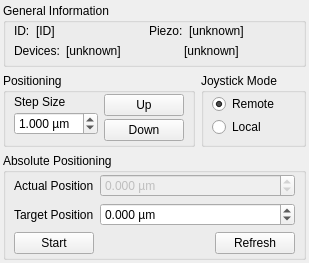
<?xml version="1.0" encoding="UTF-8"?>
<ui version="4.0">
 <class>DockWidgetPIPiezoCtrl</class>
 <widget class="QWidget" name="DockWidgetPIPiezoCtrl">
  <property name="geometry">
   <rect>
    <x>0</x>
    <y>0</y>
    <width>279</width>
    <height>252</height>
   </rect>
  </property>
  <property name="windowTitle">
   <string>PI Piezo</string>
  </property>
  <layout class="QVBoxLayout" name="verticalLayout_6">
   <property name="spacing">
    <number>6</number>
   </property>
   <property name="leftMargin">
    <number>3</number>
   </property>
   <property name="topMargin">
    <number>3</number>
   </property>
   <property name="rightMargin">
    <number>3</number>
   </property>
   <property name="bottomMargin">
    <number>3</number>
   </property>
   <item>
    <widget class="QGroupBox" name="groupBox">
     <property name="sizePolicy">
      <sizepolicy hsizetype="Preferred" vsizetype="Minimum">
       <horstretch>0</horstretch>
       <verstretch>0</verstretch>
      </sizepolicy>
     </property>
     <property name="title">
      <string>General Information</string>
     </property>
     <layout class="QVBoxLayout" name="verticalLayout_5">
      <property name="spacing">
       <number>6</number>
      </property>
      <property name="leftMargin">
       <number>8</number>
      </property>
      <property name="topMargin">
       <number>1</number>
      </property>
      <property name="rightMargin">
       <number>8</number>
      </property>
      <property name="bottomMargin">
       <number>6</number>
      </property>
      <item>
       <layout class="QHBoxLayout" name="horizontalLayout_4">
        <item>
         <widget class="QLabel" name="label_2">
          <property name="sizePolicy">
           <sizepolicy hsizetype="Preferred" vsizetype="Preferred">
            <horstretch>0</horstretch>
            <verstretch>0</verstretch>
           </sizepolicy>
          </property>
          <property name="text">
           <string>ID:</string>
          </property>
         </widget>
        </item>
        <item>
         <widget class="QLabel" name="lblID">
          <property name="sizePolicy">
           <sizepolicy hsizetype="Expanding" vsizetype="Preferred">
            <horstretch>0</horstretch>
            <verstretch>0</verstretch>
           </sizepolicy>
          </property>
          <property name="text">
           <string>[ID]</string>
          </property>
         </widget>
        </item>
        <item>
         <widget class="QLabel" name="label_Piezo">
          <property name="sizePolicy">
           <sizepolicy hsizetype="Preferred" vsizetype="Preferred">
            <horstretch>0</horstretch>
            <verstretch>0</verstretch>
           </sizepolicy>
          </property>
          <property name="text">
           <string>Piezo:</string>
          </property>
         </widget>
        </item>
        <item>
         <widget class="QLabel" name="lblPiezo">
          <property name="sizePolicy">
           <sizepolicy hsizetype="Expanding" vsizetype="Preferred">
            <horstretch>0</horstretch>
            <verstretch>0</verstretch>
           </sizepolicy>
          </property>
          <property name="text">
           <string>[unknown]</string>
          </property>
          <property name="wordWrap">
           <bool>true</bool>
          </property>
         </widget>
        </item>
       </layout>
      </item>
      <item>
       <layout class="QHBoxLayout" name="horizontalLayout_5">
        <item>
         <widget class="QLabel" name="label">
          <property name="sizePolicy">
           <sizepolicy hsizetype="Preferred" vsizetype="Preferred">
            <horstretch>0</horstretch>
            <verstretch>0</verstretch>
           </sizepolicy>
          </property>
          <property name="text">
           <string>Devices:</string>
          </property>
         </widget>
        </item>
        <item>
         <widget class="QLabel" name="lblDevice1">
          <property name="sizePolicy">
           <sizepolicy hsizetype="MinimumExpanding" vsizetype="Preferred">
            <horstretch>0</horstretch>
            <verstretch>0</verstretch>
           </sizepolicy>
          </property>
          <property name="text">
           <string>[unknown]</string>
          </property>
         </widget>
        </item>
        <item>
         <widget class="QLabel" name="lblDevice2">
          <property name="sizePolicy">
           <sizepolicy hsizetype="MinimumExpanding" vsizetype="Preferred">
            <horstretch>0</horstretch>
            <verstretch>0</verstretch>
           </sizepolicy>
          </property>
          <property name="text">
           <string>[unknown]</string>
          </property>
          <property name="wordWrap">
           <bool>true</bool>
          </property>
         </widget>
        </item>
       </layout>
      </item>
     </layout>
    </widget>
   </item>
   <item>
    <layout class="QHBoxLayout" name="horizontalLayout_3">
     <item>
      <widget class="QGroupBox" name="groupBox_2">
       <property name="sizePolicy">
        <sizepolicy hsizetype="Preferred" vsizetype="Preferred">
         <horstretch>0</horstretch>
         <verstretch>0</verstretch>
        </sizepolicy>
       </property>
       <property name="title">
        <string>Positioning</string>
       </property>
       <layout class="QHBoxLayout" name="horizontalLayout">
        <property name="spacing">
         <number>6</number>
        </property>
        <property name="leftMargin">
         <number>8</number>
        </property>
        <property name="topMargin">
         <number>1</number>
        </property>
        <property name="rightMargin">
         <number>8</number>
        </property>
        <property name="bottomMargin">
         <number>3</number>
        </property>
        <item>
         <layout class="QVBoxLayout" name="verticalLayout_3">
          <property name="spacing">
           <number>3</number>
          </property>
          <property name="bottomMargin">
           <number>6</number>
          </property>
          <item>
           <widget class="QLabel" name="label_3">
            <property name="text">
             <string>Step Size</string>
            </property>
           </widget>
          </item>
          <item>
           <widget class="QDoubleSpinBox" name="spinBoxStepSize">
            <property name="sizePolicy">
             <sizepolicy hsizetype="MinimumExpanding" vsizetype="Fixed">
              <horstretch>0</horstretch>
              <verstretch>0</verstretch>
             </sizepolicy>
            </property>
            <property name="suffix">
             <string> µm</string>
            </property>
            <property name="decimals">
             <number>3</number>
            </property>
            <property name="value">
             <double>1.000000000000000</double>
            </property>
           </widget>
          </item>
         </layout>
        </item>
        <item>
         <layout class="QVBoxLayout" name="verticalLayout">
          <property name="spacing">
           <number>3</number>
          </property>
          <item>
           <widget class="QPushButton" name="btnUp">
            <property name="text">
             <string>Up</string>
            </property>
           </widget>
          </item>
          <item>
           <widget class="QPushButton" name="btnDown">
            <property name="text">
             <string>Down</string>
            </property>
           </widget>
          </item>
         </layout>
        </item>
       </layout>
      </widget>
     </item>
     <item>
      <widget class="QGroupBox" name="groupBoxMode">
       <property name="title">
        <string>Joystick Mode</string>
       </property>
       <layout class="QVBoxLayout" name="verticalLayout_2">
        <property name="spacing">
         <number>3</number>
        </property>
        <property name="leftMargin">
         <number>8</number>
        </property>
        <property name="topMargin">
         <number>1</number>
        </property>
        <property name="rightMargin">
         <number>8</number>
        </property>
        <property name="bottomMargin">
         <number>6</number>
        </property>
        <item>
         <widget class="QRadioButton" name="radioRemote">
          <property name="text">
           <string>Remote</string>
          </property>
          <property name="checked">
           <bool>true</bool>
          </property>
         </widget>
        </item>
        <item>
         <widget class="QRadioButton" name="radioLocal">
          <property name="text">
           <string>Local</string>
          </property>
         </widget>
        </item>
       </layout>
      </widget>
     </item>
    </layout>
   </item>
   <item>
    <widget class="QGroupBox" name="groupBox_3">
     <property name="enabled">
      <bool>true</bool>
     </property>
     <property name="title">
      <string>Absolute Positioning</string>
     </property>
     <layout class="QVBoxLayout" name="verticalLayout_4">
      <property name="leftMargin">
       <number>8</number>
      </property>
      <property name="topMargin">
       <number>1</number>
      </property>
      <property name="rightMargin">
       <number>8</number>
      </property>
      <property name="bottomMargin">
       <number>3</number>
      </property>
      <item>
       <layout class="QGridLayout" name="gridLayout">
        <item row="0" column="0">
         <widget class="QLabel" name="label_actpos">
          <property name="text">
           <string>Actual Position</string>
          </property>
         </widget>
        </item>
        <item row="0" column="1">
         <widget class="QDoubleSpinBox" name="spinBoxActPos">
          <property name="enabled">
           <bool>false</bool>
          </property>
          <property name="sizePolicy">
           <sizepolicy hsizetype="MinimumExpanding" vsizetype="Fixed">
            <horstretch>0</horstretch>
            <verstretch>0</verstretch>
           </sizepolicy>
          </property>
          <property name="prefix">
           <string/>
          </property>
          <property name="suffix">
           <string> µm</string>
          </property>
          <property name="decimals">
           <number>3</number>
          </property>
          <property name="minimum">
           <double>-3000.000000000000000</double>
          </property>
          <property name="maximum">
           <double>3000.000000000000000</double>
          </property>
          <property name="singleStep">
           <double>1.000000000000000</double>
          </property>
         </widget>
        </item>
        <item row="1" column="0">
         <widget class="QLabel" name="label_tarpos">
          <property name="text">
           <string>Target Position</string>
          </property>
         </widget>
        </item>
        <item row="1" column="1">
         <widget class="QDoubleSpinBox" name="spinBoxTargetPos">
          <property name="sizePolicy">
           <sizepolicy hsizetype="MinimumExpanding" vsizetype="Fixed">
            <horstretch>0</horstretch>
            <verstretch>0</verstretch>
           </sizepolicy>
          </property>
          <property name="prefix">
           <string/>
          </property>
          <property name="suffix">
           <string> µm</string>
          </property>
          <property name="decimals">
           <number>3</number>
          </property>
          <property name="minimum">
           <double>-3000.000000000000000</double>
          </property>
          <property name="maximum">
           <double>3000.000000000000000</double>
          </property>
          <property name="singleStep">
           <double>1.000000000000000</double>
          </property>
          <property name="value">
           <double>0.000000000000000</double>
          </property>
         </widget>
        </item>
       </layout>
      </item>
      <item>
       <layout class="QHBoxLayout" name="horizontalLayout_2">
        <item>
         <widget class="QPushButton" name="btnStart">
          <property name="text">
           <string>Start</string>
          </property>
         </widget>
        </item>
        <item>
         <spacer name="horizontalSpacer">
          <property name="orientation">
           <enum>Qt::Horizontal</enum>
          </property>
          <property name="sizeHint" stdset="0">
           <size>
            <width>40</width>
            <height>20</height>
           </size>
          </property>
         </spacer>
        </item>
        <item>
         <widget class="QPushButton" name="btnRefresh">
          <property name="text">
           <string>Refresh</string>
          </property>
         </widget>
        </item>
       </layout>
      </item>
     </layout>
    </widget>
   </item>
   <item>
    <spacer name="verticalSpacer_2">
     <property name="orientation">
      <enum>Qt::Vertical</enum>
     </property>
     <property name="sizeHint" stdset="0">
      <size>
       <width>20</width>
       <height>40</height>
      </size>
     </property>
    </spacer>
   </item>
  </layout>
 </widget>
 <resources/>
 <connections/>
</ui>
